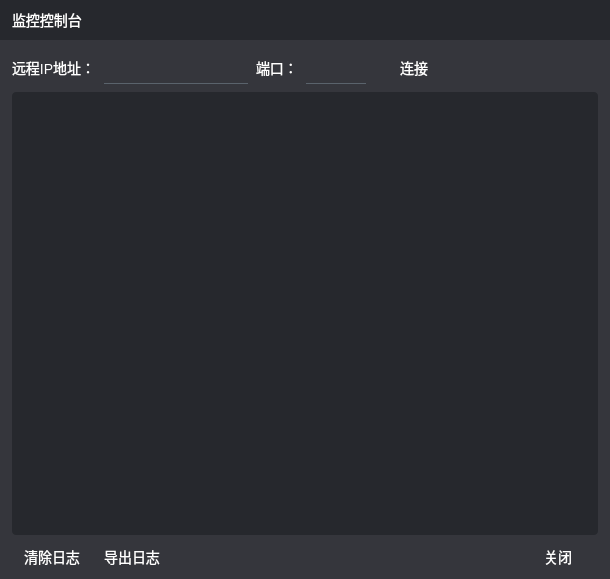
<?xml version="1.0" encoding="UTF-8"?>
<ui version="4.0">
 <class>MonitorDlg</class>
 <widget class="QDialog" name="MonitorDlg">
  <property name="geometry">
   <rect>
    <x>0</x>
    <y>0</y>
    <width>610</width>
    <height>579</height>
   </rect>
  </property>
  <property name="windowTitle">
   <string>Dialog</string>
  </property>
  <property name="styleSheet">
   <string notr="true">#MonitorDlg{
background:#35363C;
}
*{
background:transparent;
font-size:14px;
color:white;
}
QPushButton{
border:none;
border-radius:4px;
}
QPushButton:hover{
background:#4C4E56;
}
</string>
  </property>
  <layout class="QVBoxLayout" name="verticalLayout" stretch="0,1,0">
   <property name="spacing">
    <number>0</number>
   </property>
   <property name="leftMargin">
    <number>0</number>
   </property>
   <property name="topMargin">
    <number>0</number>
   </property>
   <property name="rightMargin">
    <number>0</number>
   </property>
   <property name="bottomMargin">
    <number>0</number>
   </property>
   <item>
    <widget class="QWidget" name="app_title" native="true">
     <property name="minimumSize">
      <size>
       <width>0</width>
       <height>40</height>
      </size>
     </property>
     <property name="styleSheet">
      <string notr="true">.QWidget{
background:#26282D;
}</string>
     </property>
     <layout class="QHBoxLayout" name="horizontalLayout">
      <property name="spacing">
       <number>8</number>
      </property>
      <property name="leftMargin">
       <number>12</number>
      </property>
      <property name="topMargin">
       <number>4</number>
      </property>
      <property name="rightMargin">
       <number>12</number>
      </property>
      <property name="bottomMargin">
       <number>4</number>
      </property>
      <item>
       <widget class="QLabel" name="title">
        <property name="text">
         <string>监控控制台</string>
        </property>
       </widget>
      </item>
      <item>
       <spacer name="horizontalSpacer">
        <property name="orientation">
         <enum>Qt::Horizontal</enum>
        </property>
        <property name="sizeHint" stdset="0">
         <size>
          <width>1705</width>
          <height>20</height>
         </size>
        </property>
       </spacer>
      </item>
      <item>
       <widget class="QWidget" name="system_buttons" native="true">
        <layout class="QHBoxLayout" name="horizontalLayout_2">
         <property name="spacing">
          <number>8</number>
         </property>
         <property name="leftMargin">
          <number>0</number>
         </property>
         <property name="topMargin">
          <number>0</number>
         </property>
         <property name="rightMargin">
          <number>0</number>
         </property>
         <property name="bottomMargin">
          <number>0</number>
         </property>
         <item>
          <widget class="QPushButton" name="btn_close">
           <property name="minimumSize">
            <size>
             <width>24</width>
             <height>24</height>
            </size>
           </property>
           <property name="text">
            <string/>
           </property>
           <property name="icon">
            <iconset>
             <normalon>:/res/close.svg</normalon>
            </iconset>
           </property>
           <property name="iconSize">
            <size>
             <width>16</width>
             <height>16</height>
            </size>
           </property>
          </widget>
         </item>
        </layout>
       </widget>
      </item>
     </layout>
    </widget>
   </item>
   <item>
    <widget class="QWidget" name="widget" native="true">
     <property name="styleSheet">
      <string notr="true">QLineEdit{
border:none;
border-bottom:1px solid #5A636C;
padding-left:8px;
padding-right:8px;
}
QLineEdit:hover{
background:#4C4E56;
}
QLineEdit:focus{
border:1px solid #02BFFF;
}
QLabel[mstyle=&quot;hint&quot;]{
font-size:12px;color:#A0C2D3;
}</string>
     </property>
     <layout class="QVBoxLayout" name="verticalLayout_2">
      <property name="spacing">
       <number>8</number>
      </property>
      <property name="leftMargin">
       <number>12</number>
      </property>
      <property name="topMargin">
       <number>12</number>
      </property>
      <property name="rightMargin">
       <number>12</number>
      </property>
      <property name="bottomMargin">
       <number>0</number>
      </property>
      <item>
       <layout class="QHBoxLayout" name="horizontalLayout_4">
        <item>
         <widget class="QLabel" name="label">
          <property name="text">
           <string>远程IP地址：</string>
          </property>
         </widget>
        </item>
        <item>
         <widget class="QLineEdit" name="input_ip">
          <property name="minimumSize">
           <size>
            <width>0</width>
            <height>32</height>
           </size>
          </property>
         </widget>
        </item>
        <item>
         <widget class="QLabel" name="label_2">
          <property name="text">
           <string>端口：</string>
          </property>
         </widget>
        </item>
        <item>
         <widget class="QLineEdit" name="input_port">
          <property name="minimumSize">
           <size>
            <width>0</width>
            <height>32</height>
           </size>
          </property>
          <property name="maximumSize">
           <size>
            <width>60</width>
            <height>16777215</height>
           </size>
          </property>
         </widget>
        </item>
        <item>
         <widget class="QPushButton" name="btn_connect">
          <property name="minimumSize">
           <size>
            <width>80</width>
            <height>32</height>
           </size>
          </property>
          <property name="text">
           <string>连接</string>
          </property>
         </widget>
        </item>
        <item>
         <spacer name="horizontalSpacer_3">
          <property name="orientation">
           <enum>Qt::Horizontal</enum>
          </property>
          <property name="sizeHint" stdset="0">
           <size>
            <width>40</width>
            <height>20</height>
           </size>
          </property>
         </spacer>
        </item>
       </layout>
      </item>
      <item>
       <widget class="QTextBrowser" name="view_log">
        <property name="styleSheet">
         <string notr="true">border:none;
border-radius:4px;
background:#26282D;</string>
        </property>
       </widget>
      </item>
     </layout>
    </widget>
   </item>
   <item>
    <layout class="QHBoxLayout" name="horizontalLayout_3">
     <property name="leftMargin">
      <number>12</number>
     </property>
     <property name="topMargin">
      <number>6</number>
     </property>
     <property name="rightMargin">
      <number>12</number>
     </property>
     <property name="bottomMargin">
      <number>6</number>
     </property>
     <item>
      <widget class="QPushButton" name="btn_clear_log">
       <property name="minimumSize">
        <size>
         <width>80</width>
         <height>32</height>
        </size>
       </property>
       <property name="text">
        <string>清除日志</string>
       </property>
      </widget>
     </item>
     <item>
      <widget class="QPushButton" name="btn_export_log">
       <property name="minimumSize">
        <size>
         <width>80</width>
         <height>32</height>
        </size>
       </property>
       <property name="text">
        <string>导出日志</string>
       </property>
      </widget>
     </item>
     <item>
      <spacer name="horizontalSpacer_2">
       <property name="orientation">
        <enum>Qt::Horizontal</enum>
       </property>
       <property name="sizeHint" stdset="0">
        <size>
         <width>40</width>
         <height>20</height>
        </size>
       </property>
      </spacer>
     </item>
     <item>
      <widget class="QPushButton" name="btn_confirm">
       <property name="minimumSize">
        <size>
         <width>80</width>
         <height>32</height>
        </size>
       </property>
       <property name="text">
        <string>关闭</string>
       </property>
       <property name="default">
        <bool>true</bool>
       </property>
      </widget>
     </item>
    </layout>
   </item>
  </layout>
 </widget>
 <resources>
  <include location="../app.qrc"/>
 </resources>
 <connections/>
</ui>
